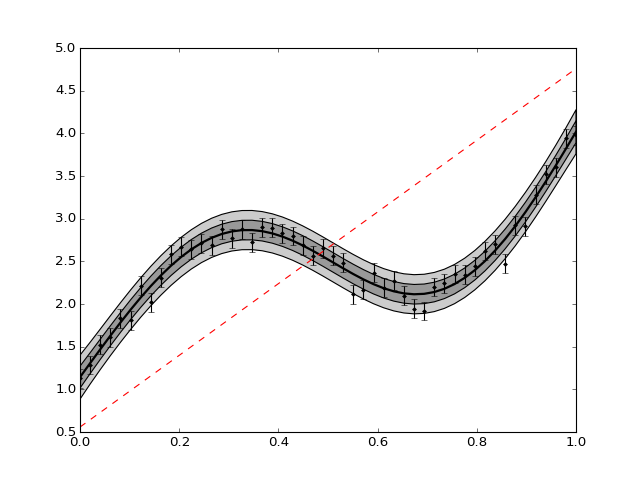

Python code for this plot:
import GeePea
import numpy as np

my_mean_func = lambda p,x: p[0] + p[1] * x

x = np.linspace(0,1,50)
y = my_mean_func([1.,3.],x) + np.sin(2*np.pi*x) + np.random.normal(0,0.1,x.size)

mfp = [0.8,2.] # mean function parameters
hp = [1.,1.,0.1] # kernel hyperparameters (sq exponential takes 3 parameters for 1D input)

gp = GeePea.GP(x,y,p=mfp+hp,mf=my_mean_func)
gp.optimise()
gp.plot()
